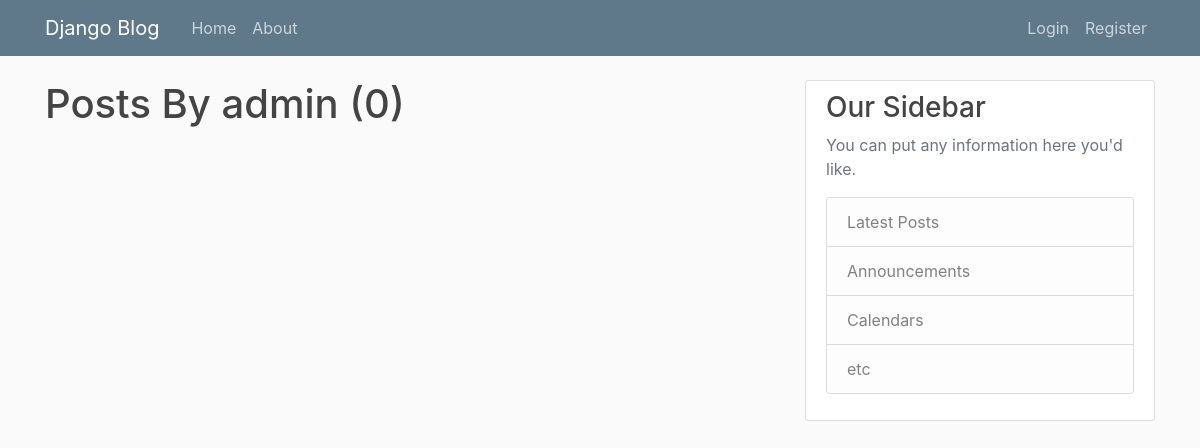
The app's page /user/admin, older data.
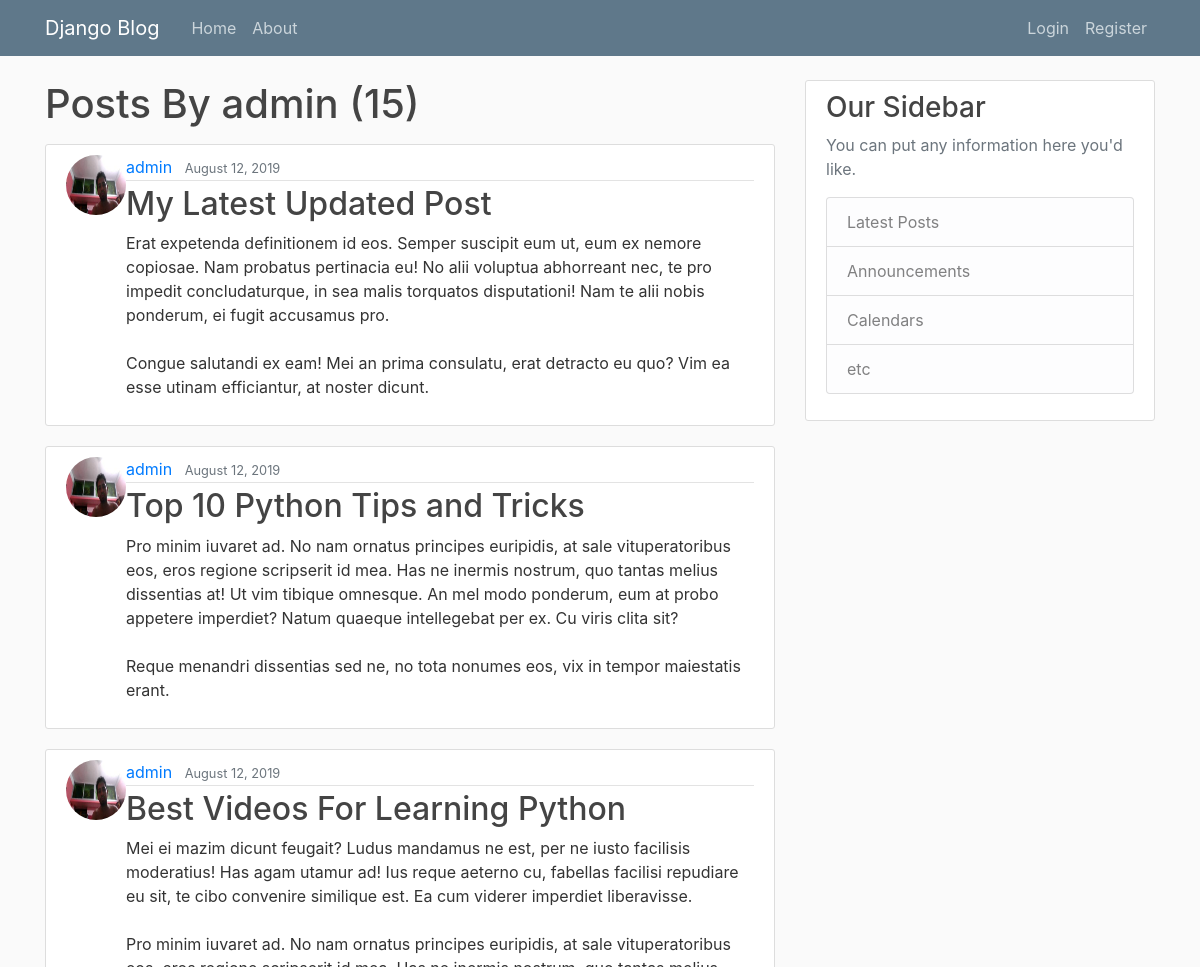
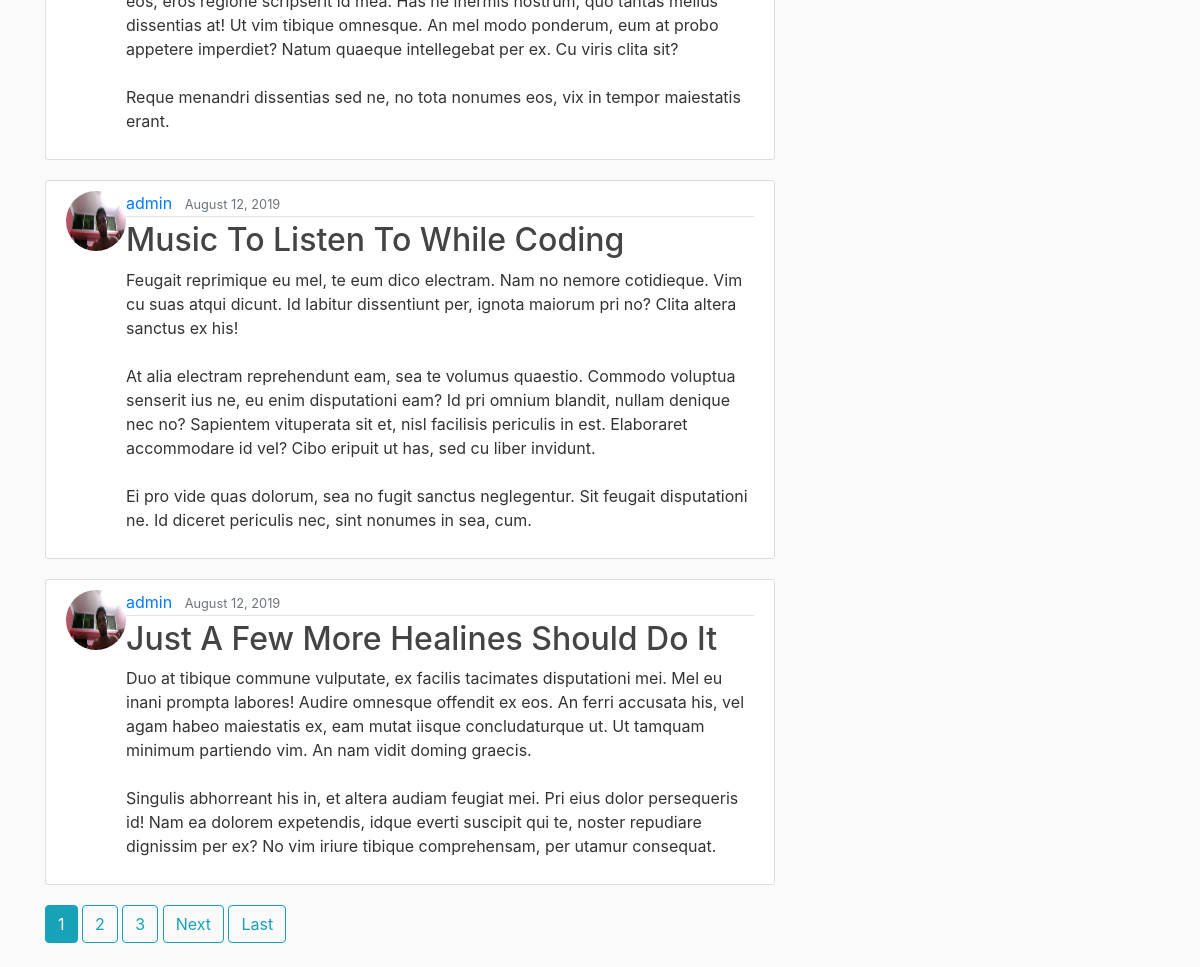
The same page, newer data (2 pictures, top to bottom).
### blog/models.py (models this page shows, shortened)
class Post(models.Model):
    title = models.CharField(max_length=100)
    content = models.TextField()
    date_posted = models.DateTimeField(default=timezone.now)
    author = models.ForeignKey(User, on_delete=models.CASCADE)

### users/models.py (models this page shows, shortened)
class Profile(models.Model):
    user = models.OneToOneField(User, on_delete=models.CASCADE)
    image = models.ImageField(default='default.jpg', upload_to='profile_pics')

### blog/views.py (the view)
# urls.py: path('user/<str:username>', UserPostListView.as_view(), name='user_posts'),
class UserPostListView(ListView):
    model = Post
    template_name = 'blog/user_posts.html'
    context_object_name = 'posts'
    paginate_by = 5
    def get_queryset(self):
        user = get_object_or_404(User, username=self.kwargs.get('username'))
        return Post.objects.filter(author=user).order_by('-date_posted')

### blog/templates/blog/user_posts.html (shortened to what this page needs)
{% extends 'blog/base.html' %}
{% block content %}
<h1 class="mb-3">Posts By {{ view.kwargs.username }} ({{ page_obj.paginator.count }})</h1>
{% for post in posts %}
<article class="media content-section">
  <img class="rounded-circle artile-img" style="height:60px;width:60px;" src="users{{ post.author.profile.image.url }}" alt="">
  <div class="media-body">
    <div class="article-metadata">
      <a class="mr-2" href="{% url 'user_posts' post.author.username %}">{{ post.author }}</a>
      <small class="text-muted">{{ post.date_posted | date:"F d, Y" }}</small>
    </div>
    <h2><a class="article-title" href="{% url 'post_details' post.id %}">{{ post.title }}</a></h2>
    <p class="article-content">{{ post.content }}</p>
  </div>
</article>
{% endfor %}
{% if is_paginated %}
  {% for num in page_obj.paginator.page_range %}
    {% if page_obj.number == num %}
      <a href="?page={{ num }}" class="btn btn-info mb-4">{{ num }}</a>
    {% elif num > page_obj.number|add:'-3' and num < page_obj.number|add:'3' %}
      <a href="?page={{ num }}" class="btn btn-outline-info mb-4">{{ num }}</a>
    {% endif %}
  {% endfor %}
  {% if page_obj.has_next %}
    <a href="?page={{page_obj.next_page_number}}" class="btn btn-outline-info mb-4">Next</a>
    <a href="?page={{ page_obj.paginator.num_pages }}" class="btn btn-outline-info mb-4">Last</a>
  {% endif %}
{% endif %}
{% endblock %}

### blog/templates/blog/base.html (shortened to what this page needs)
{% load static %}
<!DOCTYPE html>
<html lang="en">
<head>
  <link rel="stylesheet" href="{% static 'blog/bootstrap.min.css' %}"
>
  <link rel="stylesheet" type="text/css" href="{% static 'blog/main.css' %}">
</head>
<body>
  <header class="site-header">
    <nav class="navbar navbar-expand-md navbar-dark bg-steel fixed-top">
      <div class="container">
        <a class="navbar-brand mr-4" href="{% url 'blog_home' %}">Django Blog</a>
        <div class="collapse navbar-collapse" id="navbarToggle">
          <div class="navbar-nav mr-auto">
            <a class="nav-item nav-link" href="{% url 'blog_home' %}">Home</a>
            <a class="nav-item nav-link" href="{% url 'about_about' %}">About</a>
          </div>
          <div class="navbar-nav">
            {% if user.is_authenticated %}
            <a class="nav-item nav-link" href="{% url 'post_create' %}">Create New</a>
            <a class="nav-item nav-link" href="{% url 'user_logout' %}">Logout</a>
            <a class="nav-item nav-link" href="{% url 'user_profile' %}">Profile</a>
            {% else %}
            <a class="nav-item nav-link" href="{% url 'user_login' %}">Login</a>
            <a class="nav-item nav-link" href="{% url 'user_register' %}">Register</a>
            {% endif %}
          </div>
        </div>
      </div>
    </nav>
  </header>
  <main role="main" class="container">
    <div class="row">
      <div class="col-md-8">
        {% block content %}{% endblock %}
      </div>
      <div class="col-md-4">
        <div class="content-section">
          <h3>Our Sidebar</h3>
          <p class='text-muted'>You can put any information here you'd like.
            <ul class="list-group">
              <li class="list-group-item list-group-item-light">Latest Posts</li>
              <li class="list-group-item list-group-item-light">Announcements</li>
              <li class="list-group-item list-group-item-light">Calendars</li>
              <li class="list-group-item list-group-item-light">etc</li>
            </ul>
          </p>
        </div>
      </div>
    </div>
  </main>
</body>
</html>

### blog/static/blog/main.css (style rules this page uses)
body { background: #fafafa; color: #333333; margin-top: 5rem; }
h1, h2, h3, h4, h5, h6 { color: #444444; }
ul { margin: 0; }
.bg-steel { background-color: #5f788a; }
.site-header .navbar-nav .nav-link { color: #cbd5db; }
.content-section { background: #ffffff; padding: 10px 20px; border: 1px solid #dddddd; border-radius: 3px; margin-bottom: 20px; }
.article-title { color: #444444; }
.article-content { white-space: pre-line; }
.article-metadata { padding-bottom: 1px; margin-bottom: 4px; border-bottom: 1px solid #e3e3e3 }

Row changes from the older to the newer data that the page shows:
added Post: author.profile.image (picture), author "admin", date_posted "August 12, 2019", title "My Latest Updated Post", content "Erat expetenda definitionem id eos. Semper suscipit eum ut, eum ex nemore copiosae. Nam probatus pertinacia eu! No alii voluptua abhorreant nec, te pro impedit concludaturque, in sea malis torquatos disputationi! Nam te alii nobis ponderum, ei fugit accusamus pro. Congue salutandi ex eam! Mei an prima consulatu, erat detracto eu quo? Vim ea esse utinam efficiantur, at noster dicunt."
added Post: author.profile.image (picture), author "admin", date_posted "August 12, 2019", title "Top 10 Python Tips and Tricks", content "Pro minim iuvaret ad. No nam ornatus principes euripidis, at sale vituperatoribus eos, eros regione scripserit id mea. Has ne inermis nostrum, quo tantas melius dissentias at! Ut vim tibique omnesque. An mel modo ponderum, eum at probo appetere imperdiet? Natum quaeque intellegebat per ex. Cu viris clita sit? Reque menandri dissentias sed ne, no tota nonumes eos, vix in tempor maiestatis erant."
added Post: author.profile.image (picture), author "admin", date_posted "August 12, 2019", title "Best Videos For Learning Python", content "Mei ei mazim dicunt feugait? Ludus mandamus ne est, per ne iusto facilisis moderatius! Has agam utamur ad! Ius reque aeterno cu, fabellas facilisi repudiare eu sit, te cibo convenire similique est. Ea cum viderer imperdiet liberavisse. Pro minim iuvaret ad. No nam ornatus principes euripidis, at sale vituperatoribus eos, eros regione scripserit id mea. Has ne inermis nostrum, quo tantas melius dissentias at! Ut vim tibique omnesque. An mel modo ponderum, eum at probo appetere imperdiet? Natum quaeque intellegebat per ex. Cu viris clita sit? Reque menandri dissentias sed ne, no tota nonumes eos, vix in tempor maiestatis erant."
added Post: author.profile.image (picture), author "admin", date_posted "August 12, 2019", title "Music To Listen To While Coding", content "Feugait reprimique eu mel, te eum dico electram. Nam no nemore cotidieque. Vim cu suas atqui dicunt. Id labitur dissentiunt per, ignota maiorum pri no? Clita altera sanctus ex his! At alia electram reprehendunt eam, sea te volumus quaestio. Commodo voluptua senserit ius ne, eu enim disputationi eam? Id pri omnium blandit, nullam denique nec no? Sapientem vituperata sit et, nisl facilisis periculis in est. Elaboraret accommodare id vel? Cibo eripuit ut has, sed cu liber invidunt. Ei pro vide quas dolorum, sea no fugit sanctus neglegentur. Sit feugait disputationi ne. Id diceret periculis nec, sint nonumes in sea, cum."
added Post: author.profile.image (picture), author "admin", date_posted "August 12, 2019", title "Just A Few More Healines Should Do It", content "Duo at tibique commune vulputate, ex facilis tacimates disputationi mei. Mel eu inani prompta labores! Audire omnesque offendit ex eos. An ferri accusata his, vel agam habeo maiestatis ex, eam mutat iisque concludaturque ut. Ut tamquam minimum partiendo vim. An nam vidit doming graecis. Singulis abhorreant his in, et altera audiam feugiat mei. Pri eius dolor persequeris id! Nam ea dolorem expetendis, idque everti suscipit qui te, noster repudiare dignissim per ex? No vim iriure tibique comprehensam, per utamur consequat."
Text that changed along with them:
{{ page_obj.paginator.count }}: "0" → "15"
new list line: "1"
new list line: "2"
new list line: "3"
text now shown: "Next Last"
